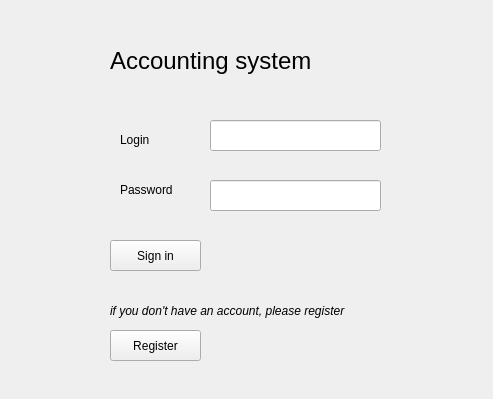
<?xml version="1.0" encoding="UTF-8"?>
<ui version="4.0">
 <class>Reg</class>
 <widget class="QMainWindow" name="Reg">
  <property name="geometry">
   <rect>
    <x>0</x>
    <y>0</y>
    <width>493</width>
    <height>399</height>
   </rect>
  </property>
  <property name="sizePolicy">
   <sizepolicy hsizetype="Preferred" vsizetype="Preferred">
    <horstretch>0</horstretch>
    <verstretch>0</verstretch>
   </sizepolicy>
  </property>
  <property name="windowTitle">
   <string>Accounting system</string>
  </property>
  <widget class="QWidget" name="centralwidget">
   <widget class="QPushButton" name="pushButton">
    <property name="geometry">
     <rect>
      <x>110</x>
      <y>240</y>
      <width>91</width>
      <height>31</height>
     </rect>
    </property>
    <property name="text">
     <string>Sign in</string>
    </property>
   </widget>
   <widget class="QLineEdit" name="lineEdit">
    <property name="geometry">
     <rect>
      <x>210</x>
      <y>120</y>
      <width>171</width>
      <height>31</height>
     </rect>
    </property>
   </widget>
   <widget class="QLineEdit" name="lineEdit_2">
    <property name="geometry">
     <rect>
      <x>210</x>
      <y>180</y>
      <width>171</width>
      <height>31</height>
     </rect>
    </property>
    <property name="echoMode">
     <enum>QLineEdit::Password</enum>
    </property>
   </widget>
   <widget class="QLabel" name="label">
    <property name="geometry">
     <rect>
      <x>110</x>
      <y>40</y>
      <width>251</width>
      <height>41</height>
     </rect>
    </property>
    <property name="font">
     <font>
      <pointsize>18</pointsize>
     </font>
    </property>
    <property name="text">
     <string>Accounting system</string>
    </property>
   </widget>
   <widget class="QLabel" name="label_2">
    <property name="geometry">
     <rect>
      <x>110</x>
      <y>300</y>
      <width>291</width>
      <height>21</height>
     </rect>
    </property>
    <property name="font">
     <font>
      <italic>true</italic>
     </font>
    </property>
    <property name="text">
     <string>if you don't have an account, please register</string>
    </property>
   </widget>
   <widget class="QPushButton" name="pushButton_3">
    <property name="geometry">
     <rect>
      <x>110</x>
      <y>330</y>
      <width>91</width>
      <height>31</height>
     </rect>
    </property>
    <property name="text">
     <string>Register</string>
    </property>
   </widget>
   <widget class="QLabel" name="label_3">
    <property name="geometry">
     <rect>
      <x>120</x>
      <y>130</y>
      <width>63</width>
      <height>20</height>
     </rect>
    </property>
    <property name="text">
     <string>Login</string>
    </property>
   </widget>
   <widget class="QLabel" name="label_4">
    <property name="geometry">
     <rect>
      <x>120</x>
      <y>180</y>
      <width>63</width>
      <height>20</height>
     </rect>
    </property>
    <property name="text">
     <string>Password</string>
    </property>
   </widget>
   <widget class="QLabel" name="label_err">
    <property name="geometry">
     <rect>
      <x>220</x>
      <y>240</y>
      <width>201</width>
      <height>30</height>
     </rect>
    </property>
    <property name="styleSheet">
     <string notr="true">color: #cf2323;</string>
    </property>
    <property name="text">
     <string/>
    </property>
   </widget>
   <widget class="QLabel" name="label_err_2">
    <property name="geometry">
     <rect>
      <x>400</x>
      <y>121</y>
      <width>71</width>
      <height>30</height>
     </rect>
    </property>
    <property name="styleSheet">
     <string notr="true">color: #cf2323;</string>
    </property>
    <property name="text">
     <string/>
    </property>
   </widget>
   <widget class="QLabel" name="label_err_3">
    <property name="geometry">
     <rect>
      <x>400</x>
      <y>181</y>
      <width>71</width>
      <height>30</height>
     </rect>
    </property>
    <property name="styleSheet">
     <string notr="true">color: #cf2323;</string>
    </property>
    <property name="text">
     <string/>
    </property>
   </widget>
  </widget>
 </widget>
 <resources/>
 <connections/>
</ui>
